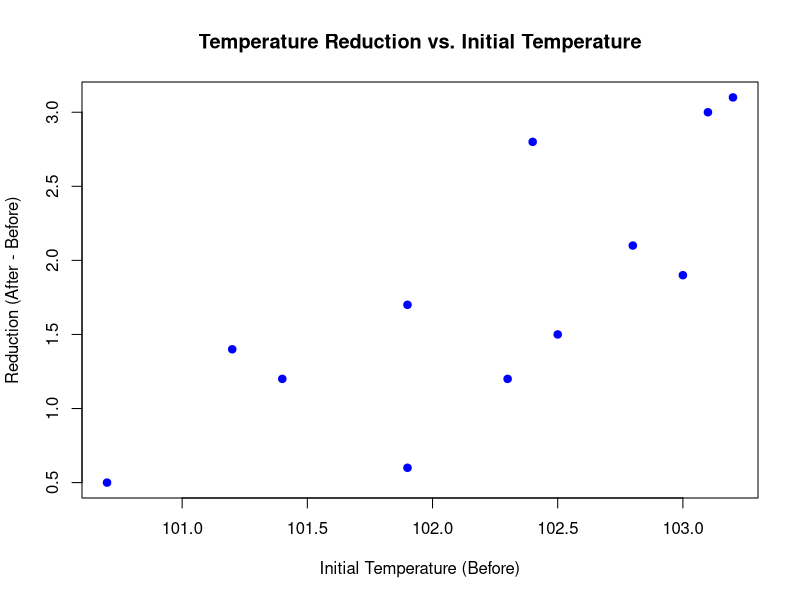
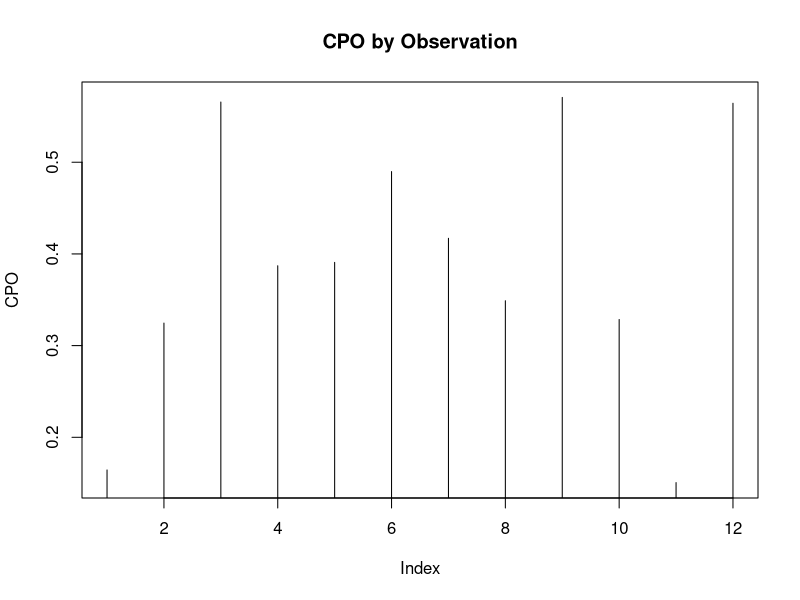

These figures' R source, in order:
## ---- chunk 1
knitr::opts_chunk$set(echo = TRUE)
## ---- chunk 2
patient <- 1:12
before <- c(102.4, 103.2, 101.9, 103.0, 101.2, 100.7, 102.5, 103.1, 102.8, 102.3, 101.9, 101.4)
after  <- c(99.6, 100.1, 100.2, 101.1, 99.8, 100.2, 101.0, 100.1, 100.7, 101.1, 101.3, 100.2)

Z <- before - after

df <- data.frame(patient, before, after, reduction = Z)

plot(df$before, df$reduction,
     main = "Temperature Reduction vs. Initial Temperature",
     xlab = "Initial Temperature (Before)",
     ylab = "Reduction (After - Before)",
     pch = 19, col = "blue")
abline(h = 0, lty = 2, col = "gray")  
## ---- chunk 3
samples_df <- read.table("z13_samples.txt", header = FALSE)

z13_samples <- samples_df$V2

prob_z13_gt_0 <- mean(z13_samples > 0)

cat("P(Z[13] > 0) =", prob_z13_gt_0, "\n")

## ---- chunk 4
Z <- c(2.8, 3.1, 1.7, 1.9, 1.4, 0.5, 1.5, 3.0, 2.1, 1.2, 0.6, 1.2)
mu_raw <- read.table("mu_samples.txt", header = FALSE)
tau_raw <- read.table("tau_samples.txt", header = FALSE)
tau_samples <- tau_raw[, 2]
S <- length(tau_samples)
n <- length(Z)
mu_values <- mu_raw[, 2]
mu_matrix <- matrix(mu_values, nrow = S, ncol = n)
lik_matrix <- matrix(NA, nrow = S, ncol = n)
for (i in 1:n) {
  lik_matrix[, i] <- sqrt(tau_samples / (2 * pi)) * exp(-0.5 * tau_samples * (Z[i] - mu_matrix[, i])^2)
}
cpo <- 1 / colMeans(1 / lik_matrix)
plot(cpo, type = "h", main = "CPO by Observation", ylab = "CPO", xlab = "Index")


## ---- chunk 5
print(cpo[1])
## ---- chunk 6
print(cpo[11])
